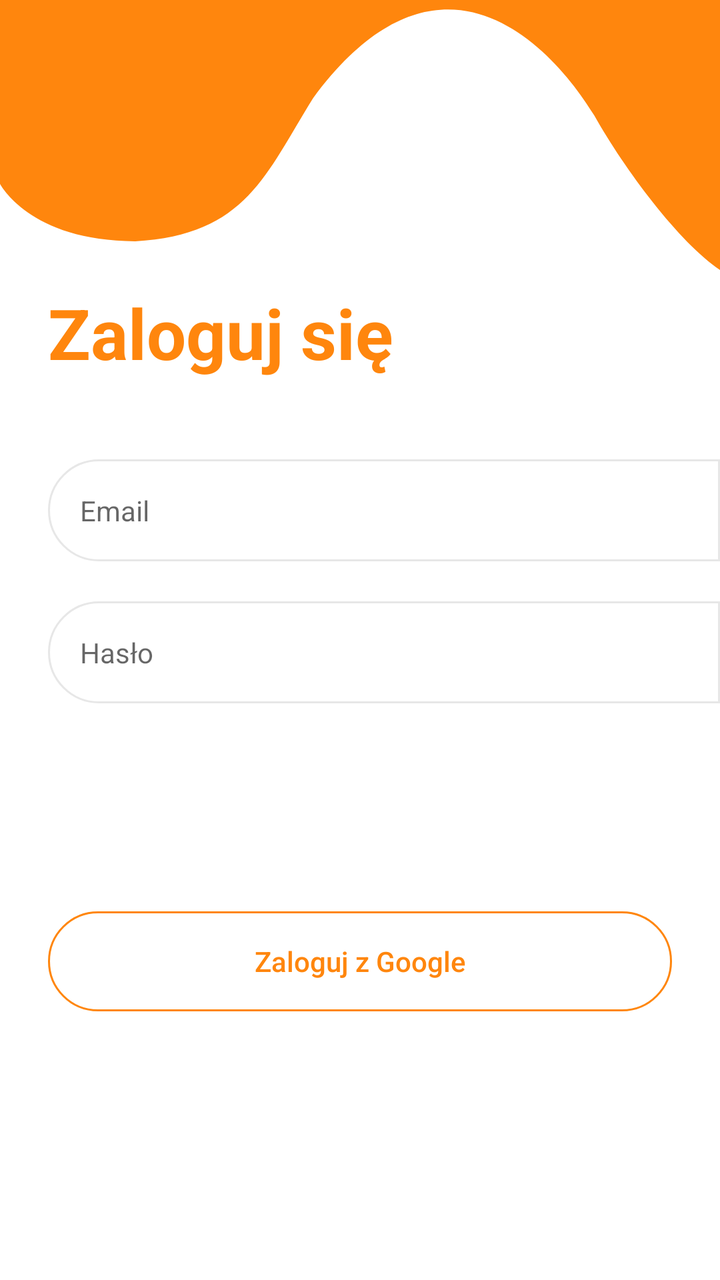
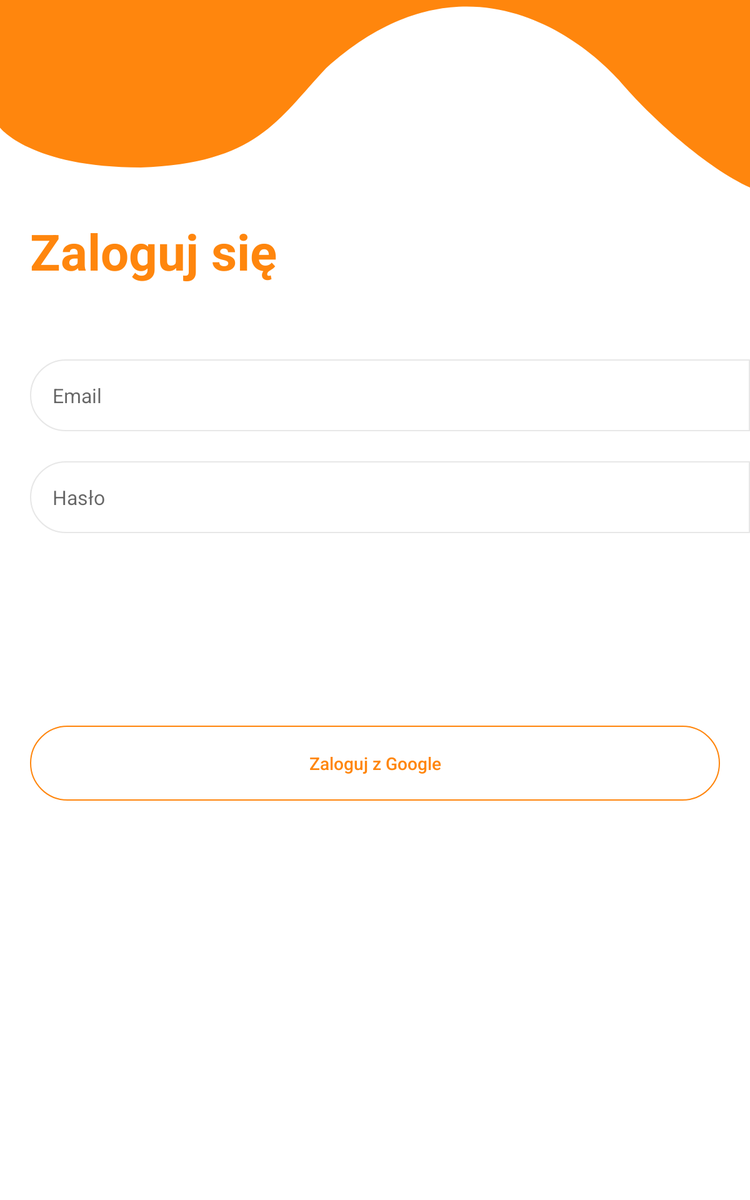

An Android layout and its configuration variant, each rendered on a device that would load it. The default file and the variant file are quoted in full after the pictures.
<!-- AndroidManifest.xml: application theme AppTheme -->
<!-- res/layout/activity_login.xml -->
<?xml version="1.0" encoding="utf-8"?>
<androidx.constraintlayout.widget.ConstraintLayout xmlns:android="http://schemas.android.com/apk/res/android"
    xmlns:app="http://schemas.android.com/apk/res-auto"
    xmlns:tools="http://schemas.android.com/tools"
    android:layout_width="match_parent"
    android:layout_height="match_parent"
    tools:context=".login.LoginActivity"
    android:background="@android:color/white">

    <ImageView
        android:id="@+id/imageView"
        android:layout_width="0dp"
        android:layout_height="@dimen/wave_height_normal"
        android:scaleType="fitXY"
        app:layout_constraintEnd_toEndOf="parent"
        app:layout_constraintStart_toStartOf="parent"
        app:layout_constraintTop_toTopOf="parent"
        app:srcCompat="@drawable/ic_wave" />

    <TextView
        android:id="@+id/textView"
        android:layout_width="wrap_content"
        android:layout_height="wrap_content"
        android:layout_marginStart="24dp"
        android:layout_marginTop="8dp"
        android:text="Zaloguj się"
        android:textColor="@color/colorPrimary"
        android:textSize="35sp"
        android:textStyle="bold"
        app:layout_constraintStart_toStartOf="parent"
        app:layout_constraintTop_toBottomOf="@+id/imageView" />

    <EditText
        android:id="@+id/emailText"
        style="@style/LoginButtonsStyleNormal"
        android:layout_width="0dp"
        android:layout_height="wrap_content"
        android:layout_marginStart="24dp"
        android:layout_marginTop="40dp"
        android:ems="10"
        android:hint="Email"
        android:inputType="textEmailAddress"
        app:layout_constraintEnd_toEndOf="parent"
        app:layout_constraintHorizontal_bias="1.0"
        app:layout_constraintStart_toStartOf="parent"
        app:layout_constraintTop_toBottomOf="@+id/textView" />

    <EditText
        android:id="@+id/passText"
        style="@style/LoginButtonsStyleNormal"
        android:layout_width="0dp"
        android:layout_height="wrap_content"
        android:layout_marginStart="24dp"
        android:layout_marginTop="20dp"
        android:ems="10"
        android:hint="Hasło"
        android:inputType="textPassword"
        app:layout_constraintEnd_toEndOf="parent"
        app:layout_constraintHorizontal_bias="1.0"
        app:layout_constraintStart_toStartOf="parent"
        app:layout_constraintTop_toBottomOf="@+id/emailText" />

    <Button
        android:id="@+id/nextBtn"
        android:layout_width="0dp"
        android:layout_height="@dimen/login_buttons_height_normal"
        android:layout_marginStart="24dp"
        android:layout_marginTop="30dp"
        android:layout_marginEnd="24dp"
        android:background="@drawable/login_act_btn_states"
        android:text="Dalej"
        android:textAllCaps="false"
        android:textColor="@android:color/white"
        app:layout_constraintEnd_toEndOf="parent"
        app:layout_constraintStart_toStartOf="parent"
        app:layout_constraintTop_toBottomOf="@+id/passText" />

    <Button
        android:id="@+id/loginWithGoogleBtn"
        android:layout_width="0dp"
        android:layout_height="@dimen/login_buttons_height_normal"
        android:layout_marginStart="24dp"
        android:layout_marginTop="24dp"
        android:layout_marginEnd="24dp"
        android:background="@drawable/login_google_btn_drw"
        android:text="Zaloguj z Google"
        android:textAllCaps="false"
        android:textColor="@drawable/login_google_text_states"
        app:layout_constraintEnd_toEndOf="parent"
        app:layout_constraintStart_toStartOf="parent"
        app:layout_constraintTop_toBottomOf="@+id/nextBtn" />

    <ProgressBar
        android:id="@+id/progressLoginNext"
        style="?android:attr/progressBarStyle"
        android:layout_width="wrap_content"
        android:layout_height="wrap_content"
        android:visibility="gone"
        android:indeterminate="true"
        android:indeterminateTint="@android:color/white"
        android:indeterminateTintMode="src_atop"
        app:layout_constraintBottom_toBottomOf="@+id/nextBtn"
        app:layout_constraintEnd_toEndOf="@+id/nextBtn"
        app:layout_constraintStart_toStartOf="@+id/nextBtn"
        app:layout_constraintTop_toTopOf="@+id/nextBtn" />

    <ProgressBar
        android:id="@+id/progressLoginGoogle"
        style="?android:attr/progressBarStyle"
        android:layout_width="wrap_content"
        android:layout_height="wrap_content"
        android:visibility="gone"
        android:indeterminate="true"
        android:indeterminateTint="@color/colorPrimary"
        android:indeterminateTintMode="src_atop"
        app:layout_constraintBottom_toBottomOf="@+id/loginWithGoogleBtn"
        app:layout_constraintEnd_toEndOf="@+id/loginWithGoogleBtn"
        app:layout_constraintStart_toStartOf="@+id/loginWithGoogleBtn"
        app:layout_constraintTop_toTopOf="@+id/loginWithGoogleBtn" />
</androidx.constraintlayout.widget.ConstraintLayout>
<!-- resources referenced by this layout -->
<resources>
  <color name="colorPrimary">#FF860D</color>
  <dimen name="login_buttons_height_normal">50dp</dimen>
  <dimen name="wave_height_normal">135dp</dimen>
  <!-- drawable ic_wave (drawable) -->
  <vector android:height="43.2dp" android:viewportHeight="40.82143"
      android:viewportWidth="94.45925" android:width="99.96317dp" xmlns:android="http://schemas.android.com/apk/res/android">
      <path android:fillAlpha="1" android:fillColor="#ff860d"
          android:pathData="m0,0h94.4593v40.8214c-5.3871,-4.1975 -12.4595,-15.1028 -16.5029,-23.3734 -5.1344,-9.7564 -19.8897,-29.1424 -36.8804,-2.6124 -6.1736,11.3708 -8.7291,20.7042 -23.34,21.6391 -13.8937,-0.006 -17.736,-8.6684 -17.736,-8.6684z"
          android:strokeAlpha="1" android:strokeColor="#00000000"
          android:strokeLineCap="butt" android:strokeLineJoin="miter" android:strokeWidth="0.26458332"/>
  </vector>
  <!-- drawable login_act_btn_states (drawable) -->
  <?xml version="1.0" encoding="utf-8"?>
  <selector xmlns:android="http://schemas.android.com/apk/res/android">
      <item android:state_enabled="false" android:drawable="@drawable/login_act_btn_unenabled_drw"/>
      <item android:state_pressed="true" android:drawable="@drawable/login_act_btn_pressed_drw"/>
      <item android:drawable="@drawable/login_act_btn_drw"/>
  </selector>
  <!-- drawable login_google_btn_drw (drawable) -->
  <?xml version="1.0" encoding="utf-8"?>
  <shape android:shape="rectangle"
      xmlns:android="http://schemas.android.com/apk/res/android">
      <corners android:radius="30dp"/>
      <stroke android:width="1dp" android:color="@color/colorPrimary"/>
  
  </shape>
  <!-- drawable login_google_text_states (drawable) -->
  <?xml version="1.0" encoding="utf-8"?>
  <selector xmlns:android="http://schemas.android.com/apk/res/android">
      <item android:state_pressed="true" android:color="@color/colorPrimaryAlpha"/>
      <item android:color="@color/colorPrimary"/>
  </selector>
  <style name="LoginButtonsStyleNormal">
          <item name="android:textSize">14sp</item>
          <item name="android:padding">16dp</item>
          <item name="android:background">@drawable/email_edit_text_drw</item>
      </style>
  <style name="AppTheme" parent="Theme.AppCompat.Light.NoActionBar">
          <item name="colorPrimary">@color/colorPrimary</item>
          <item name="colorPrimaryDark">@color/colorPrimaryDark</item>
          <item name="colorAccent">@color/colorAccent</item>
      </style>
  <!-- drawable login_act_btn_unenabled_drw (drawable) -->
  <?xml version="1.0" encoding="utf-8"?>
  <shape android:shape="rectangle"
      xmlns:android="http://schemas.android.com/apk/res/android">
      <corners android:radius="30dp"/>
      <solid android:color="@color/colorPrimaryAlpha"/>
  </shape>
  <!-- drawable login_act_btn_pressed_drw (drawable) -->
  <?xml version="1.0" encoding="utf-8"?>
  <shape android:shape="rectangle"
      xmlns:android="http://schemas.android.com/apk/res/android">
      <corners android:radius="30dp"/>
      <solid android:color="@color/colorPrimaryDark"/>
  </shape>
  <color name="colorPrimaryAlpha">#FF9D47</color>
  <!-- drawable email_edit_text_drw (drawable) -->
  <?xml version="1.0" encoding="utf-8"?>
  <shape android:shape="rectangle"
      xmlns:android="http://schemas.android.com/apk/res/android">
      <corners
          android:topLeftRadius="30dp"
          android:bottomLeftRadius="30dp"/>
      <stroke android:width="1dp" android:color="@color/colorGray"/>
  </shape>
  <color name="colorPrimaryDark">#EC7500</color>
  <color name="colorAccent">#FFEB3B</color>
  <color name="colorGray">#E7E7E7</color>
</resources>
<!-- res/layout-sw400dp/activity_login.xml (the repository's variant of the layout above) -->
<!-- drawn on a 7-inch tablet held upright -->
<?xml version="1.0" encoding="utf-8"?>
<androidx.constraintlayout.widget.ConstraintLayout xmlns:android="http://schemas.android.com/apk/res/android"
    xmlns:app="http://schemas.android.com/apk/res-auto"
    xmlns:tools="http://schemas.android.com/tools"
    android:layout_width="match_parent"
    android:layout_height="match_parent"
    tools:context=".login.LoginActivity"
    android:background="@android:color/white">

    <ProgressBar
        android:id="@+id/progressLoginNext"
        style="?android:attr/progressBarStyle"
        android:layout_width="0dp"
        android:layout_height="0dp"
        android:indeterminate="true"
        android:indeterminateTint="@android:color/white"
        android:indeterminateTintMode="src_atop"
        android:background="@drawable/login_act_btn_drw"
        android:padding="6dp"
        android:visibility="gone"
        app:layout_constraintBottom_toBottomOf="@+id/nextBtn"
        app:layout_constraintEnd_toEndOf="@+id/nextBtn"
        app:layout_constraintStart_toStartOf="@+id/nextBtn"
        app:layout_constraintTop_toTopOf="@+id/nextBtn" />

    <ImageView
        android:id="@+id/imageView"
        android:layout_width="0dp"
        android:layout_height="@dimen/wave_height"
        app:layout_constraintEnd_toEndOf="parent"
        app:layout_constraintStart_toStartOf="parent"
        app:layout_constraintTop_toTopOf="parent"
        app:srcCompat="@drawable/ic_wave"
        android:scaleType="fitXY"/>

    <TextView
        android:id="@+id/textView"
        android:layout_width="wrap_content"
        android:layout_height="wrap_content"
        android:layout_marginStart="24dp"
        android:layout_marginTop="24dp"
        android:text="Zaloguj się"
        android:textColor="@color/colorPrimary"
        android:textSize="40sp"
        android:textStyle="bold"
        app:layout_constraintStart_toStartOf="parent"
        app:layout_constraintTop_toBottomOf="@+id/imageView" />

    <EditText
        android:id="@+id/emailText"
        style="@style/LoginButtonsStyle"
        android:layout_width="0dp"
        android:layout_height="wrap_content"
        android:layout_marginStart="24dp"
        android:layout_marginTop="60dp"
        android:ems="10"
        android:hint="Email"
        android:inputType="textEmailAddress"
        app:layout_constraintEnd_toEndOf="parent"
        app:layout_constraintHorizontal_bias="1.0"
        app:layout_constraintStart_toStartOf="parent"
        app:layout_constraintTop_toBottomOf="@+id/textView" />

    <EditText
        android:id="@+id/passText"
        style="@style/LoginButtonsStyle"
        android:layout_width="0dp"
        android:layout_height="wrap_content"
        android:layout_marginStart="24dp"
        android:layout_marginTop="24dp"
        android:ems="10"
        android:hint="Hasło"
        android:inputType="textPassword"
        app:layout_constraintEnd_toEndOf="parent"
        app:layout_constraintHorizontal_bias="1.0"
        app:layout_constraintStart_toStartOf="parent"
        app:layout_constraintTop_toBottomOf="@+id/emailText" />

    <Button
        android:id="@+id/nextBtn"
        android:layout_width="0dp"
        android:layout_height="@dimen/login_buttons_height"
        android:layout_marginStart="24dp"
        android:layout_marginTop="70dp"
        android:layout_marginEnd="24dp"
        android:background="@drawable/login_act_btn_states"
        android:text="Dalej"
        android:textAllCaps="false"
        android:textColor="@android:color/white"
        app:layout_constraintEnd_toEndOf="parent"
        app:layout_constraintStart_toStartOf="parent"
        app:layout_constraintTop_toBottomOf="@+id/passText" />

    <Button
        android:id="@+id/loginWithGoogleBtn"
        android:layout_width="0dp"
        android:layout_height="@dimen/login_buttons_height"
        android:layout_marginStart="24dp"
        android:layout_marginTop="24dp"
        android:layout_marginEnd="24dp"
        android:background="@drawable/login_google_btn_drw"
        android:text="Zaloguj z Google"
        android:textAllCaps="false"
        android:enabled="true"
        android:textColor="@drawable/login_google_text_states"
        app:layout_constraintEnd_toEndOf="parent"
        app:layout_constraintStart_toStartOf="parent"
        app:layout_constraintTop_toBottomOf="@+id/nextBtn" />

    <ProgressBar
        android:id="@+id/progressLoginGoogle"
        style="?android:attr/progressBarStyle"
        android:layout_width="0dp"
        android:layout_height="0dp"
        android:indeterminate="true"
        android:indeterminateTint="@color/colorPrimary"
        android:indeterminateTintMode="src_atop"
        android:visibility="gone"
        android:padding="6dp"
        app:layout_constraintBottom_toBottomOf="@+id/loginWithGoogleBtn"
        app:layout_constraintEnd_toEndOf="@+id/loginWithGoogleBtn"
        app:layout_constraintStart_toStartOf="@+id/loginWithGoogleBtn"
        app:layout_constraintTop_toTopOf="@+id/loginWithGoogleBtn" />

</androidx.constraintlayout.widget.ConstraintLayout>
<!-- resources referenced by the variant -->
<!-- as a 7-inch tablet held upright resolves them -->
<resources>
  <color name="colorPrimary">#FF860D</color>
  <dimen name="login_buttons_height">60dp</dimen>
  <dimen name="wave_height">150dp</dimen>
  <!-- drawable ic_wave (drawable) -->
  <vector android:height="43.2dp" android:viewportHeight="40.82143"
      android:viewportWidth="94.45925" android:width="99.96317dp" xmlns:android="http://schemas.android.com/apk/res/android">
      <path android:fillAlpha="1" android:fillColor="#ff860d"
          android:pathData="m0,0h94.4593v40.8214c-5.3871,-4.1975 -12.4595,-15.1028 -16.5029,-23.3734 -5.1344,-9.7564 -19.8897,-29.1424 -36.8804,-2.6124 -6.1736,11.3708 -8.7291,20.7042 -23.34,21.6391 -13.8937,-0.006 -17.736,-8.6684 -17.736,-8.6684z"
          android:strokeAlpha="1" android:strokeColor="#00000000"
          android:strokeLineCap="butt" android:strokeLineJoin="miter" android:strokeWidth="0.26458332"/>
  </vector>
  <!-- drawable login_act_btn_states (drawable) -->
  <?xml version="1.0" encoding="utf-8"?>
  <selector xmlns:android="http://schemas.android.com/apk/res/android">
      <item android:state_enabled="false" android:drawable="@drawable/login_act_btn_unenabled_drw"/>
      <item android:state_pressed="true" android:drawable="@drawable/login_act_btn_pressed_drw"/>
      <item android:drawable="@drawable/login_act_btn_drw"/>
  </selector>
  <!-- drawable login_google_btn_drw (drawable) -->
  <?xml version="1.0" encoding="utf-8"?>
  <shape android:shape="rectangle"
      xmlns:android="http://schemas.android.com/apk/res/android">
      <corners android:radius="30dp"/>
      <stroke android:width="1dp" android:color="@color/colorPrimary"/>
  
  </shape>
  <!-- drawable login_google_text_states (drawable) -->
  <?xml version="1.0" encoding="utf-8"?>
  <selector xmlns:android="http://schemas.android.com/apk/res/android">
      <item android:state_pressed="true" android:color="@color/colorPrimaryAlpha"/>
      <item android:color="@color/colorPrimary"/>
  </selector>
  <style name="LoginButtonsStyle">
          <item name="android:textSize">16sp</item>
          <item name="android:padding">18dp</item>
          <item name="android:background">@drawable/email_edit_text_drw</item>
      </style>
  <style name="AppTheme" parent="Theme.AppCompat.Light.NoActionBar">
          <item name="colorPrimary">@color/colorPrimary</item>
          <item name="colorPrimaryDark">@color/colorPrimaryDark</item>
          <item name="colorAccent">@color/colorAccent</item>
      </style>
  <!-- drawable login_act_btn_unenabled_drw (drawable) -->
  <?xml version="1.0" encoding="utf-8"?>
  <shape android:shape="rectangle"
      xmlns:android="http://schemas.android.com/apk/res/android">
      <corners android:radius="30dp"/>
      <solid android:color="@color/colorPrimaryAlpha"/>
  </shape>
  <!-- drawable login_act_btn_pressed_drw (drawable) -->
  <?xml version="1.0" encoding="utf-8"?>
  <shape android:shape="rectangle"
      xmlns:android="http://schemas.android.com/apk/res/android">
      <corners android:radius="30dp"/>
      <solid android:color="@color/colorPrimaryDark"/>
  </shape>
  <color name="colorPrimaryAlpha">#FF9D47</color>
  <!-- drawable email_edit_text_drw (drawable) -->
  <?xml version="1.0" encoding="utf-8"?>
  <shape android:shape="rectangle"
      xmlns:android="http://schemas.android.com/apk/res/android">
      <corners
          android:topLeftRadius="30dp"
          android:bottomLeftRadius="30dp"/>
      <stroke android:width="1dp" android:color="@color/colorGray"/>
  </shape>
  <color name="colorPrimaryDark">#EC7500</color>
  <color name="colorAccent">#FFEB3B</color>
  <color name="colorGray">#E7E7E7</color>
</resources>
